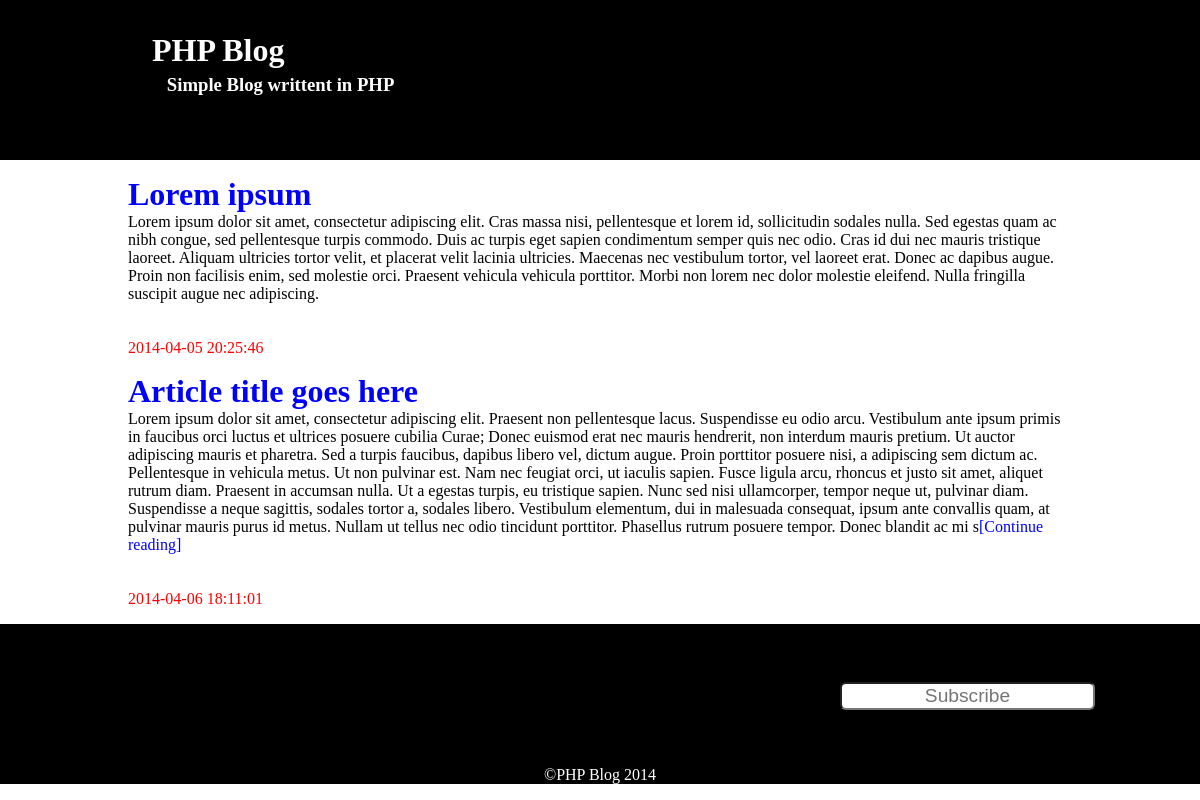
The page / on the database its author committed.
### tables this page shows
CREATE TABLE IF NOT EXISTS `settings` (
  `id` int(11) NOT NULL AUTO_INCREMENT,
  `name` varchar(30) NOT NULL,
  `value` varchar(100) NOT NULL,
  PRIMARY KEY (`id`)
);

CREATE TABLE IF NOT EXISTS `articles` (
  `id` int(11) NOT NULL AUTO_INCREMENT,
  `title` varchar(150) NOT NULL,
  `content` text NOT NULL,
  `postdate` datetime NOT NULL,
  `wrap` int(11) NOT NULL,
  PRIMARY KEY (`id`)
);

### include/blog.class.php (called while the page is built, shortened)
<?php
    class Blog{
        public function __construct(){
            $this->get_title();
            $this->get_description();
        }
        public function get_title(){
            global $mysqli;
            $query = "SELECT value FROM settings WHERE name='title'";
            $result = $mysqli->query($query);
            $result = $result->fetch_assoc();
            $this->title = $result['value'];
        }
        public function get_description(){
            global $mysqli;
            $query = "SELECT value FROM settings WHERE name='description'";
            $result = $mysqli->query($query);
            $result = $result->fetch_assoc();
            $this->description = $result['value'];
        }
    }

### include/autoload.class.php (called while the page is built, shortened)
<?php
    require_once ROOT . DS . 'mysql.class.php';
    require_once ROOT . DS . 'blog.class.php';
    require_once ROOT . DS . 'article.class.php';
    $blog = new Blog();

### include/article.class.php (the view, shortened to what this page needs)
<?php
    class Article{
        public static function get_articles(){
            global $mysqli;
            $query = "SELECT * FROM articles";
            $result = $mysqli->query($query);
            while($row = $result->fetch_assoc()){
                $content = $row['content'];
                if($row['wrap'] == 1){
                    if(strlen($content) > 1000){
                        $content = substr($content, 0, 1000);
                        $content .= '<a href="index.php?page=article&id='.$row['id'].'">[Continue reading]</a>';
                    }else{
                        $content = $content;
                    }
                }else{
                    $content = $row['content'];
                }
                echo '<div class="article">';
                echo '<h1><a href="index.php?page=article&id='.$row['id'].'">' . $row['title'] . '</a></h1>';
                echo '<article>' . $content . '</article>';
                echo '<br /><br />';
                echo '<time datetime="'.$row['postdate'].'">' . $row['postdate'] . '</time>';
                echo '</div>';
            }
        }
    }

### index.php (shortened to what this page needs)
<?php
    require_once 'include/autoload.class.php';
?>
<!DOCTYPE html>
<html lang="en">
    <head>
        <link rel="stylesheet" type="text/css" href="style/default/main.css" />
    </head>
<body>
   <header class="header">
       <header>
           <h1><?=$blog->title?></h1>
           <h3><?=$blog->description?></h3>
       </header>
   </header>
   <div class="page">
        <?php
            if(!empty($_GET['page'])){$page = $_GET['page'];}
            else{$page = '';}
            switch($page){
                case '':
                    $article->get_articles();
                break;
            }
        ?>
   </div>
   <footer class="footer">
       <footer>
            <div class="subscribe">
                <form>
                    <input type="email" name="email" placeholder="Subscribe" required />
                </form>
            </div>
       </footer>
       <div class="copy-right">&copy;<?=$blog->title?> 2014</div>
   </footer>
</body>
</html>

### style/default/main.css (style rules this page uses)
* { margin: 0; }
.header { width: auto; height: 10em; background-color: black; margin: 0; color: white; }
.header header { width: 60em; height: 10em; margin: 0 auto; }
.header h1 { position: relative; top: 1em; left: 1em; }
.header h3 { position: relative; top: 2em; left: 2.5em; }
.page { width: 60em; height: auto; margin: auto; padding: 0.5em; }
.article { padding: 0.5em; }
.article a { color: blue; text-decoration: none; }
.article time { color: red; }
.footer { background-color: black; width: auto; height: 10em; }
.footer footer { width: 60em; height: 8.9em; margin: auto; }
.footer .copy-right { width: 60em; height: 1.1em; text-align: center; color: white; margin: auto; }
.subscribe { width: 15em; height: 8.9em; text-align: center; float: right; }
.subscribe input[type=email] { font-size: 1.2em; text-align: center; color: blue; position: relative; top: 3em; border-radius: 0.3em; }

### rows shown on the page
settings: value "PHP Blog"
settings: value "Simple Blog writtent in PHP"
articles: title "Lorem ipsum", content "Lorem ipsum dolor sit amet, consectetur adipiscing elit. Cras massa nisi, pellentesque et lorem id, sollicitudin sodales nulla. Sed egestas quam ac nibh congue, sed pellentesque turpis commodo. Duis ac turpis eget sapien condimentum semper quis nec odio. Cras id dui nec mauris tristique laoreet. Aliquam ultricies tortor velit, et placerat velit lacinia ultricies. Maecenas nec vestibulum tortor, vel laoreet erat. Donec ac dapibus augue. Proin non facilisis enim, sed molestie orci. Praesent vehicula vehicula porttitor. Morbi non lorem nec dolor molestie eleifend. Nulla fringilla suscipit augue nec adipiscing.", postdate "2014-04-05 20:25:46"
articles: title "Article title goes here", content "Lorem ipsum dolor sit amet, consectetur adipiscing elit. Praesent non pellentesque lacus. Suspendisse eu odio arcu. Vestibulum ante ipsum primis in faucibus orci luctus et ultrices posuere cubilia Curae; Donec euismod erat nec mauris hendrerit, non interdum mauris pretium. Ut auctor adipiscing mauris et pharetra. Sed a turpis faucibus, dapibus libero vel, dictum augue. Proin porttitor posuere nisi, a adipiscing sem dictum ac. Pellentesque in vehicula metus. Ut non pulvinar est. Nam nec feugiat orci, ut iaculis sapien. Fusce ligula arcu, rhoncus et justo sit amet, aliquet rutrum diam. Praesent in accumsan nulla. Ut a egestas turpis, eu tristique sapien. Nunc sed nisi ullamcorper, tempor…", postdate "2014-04-06 18:11:01"
